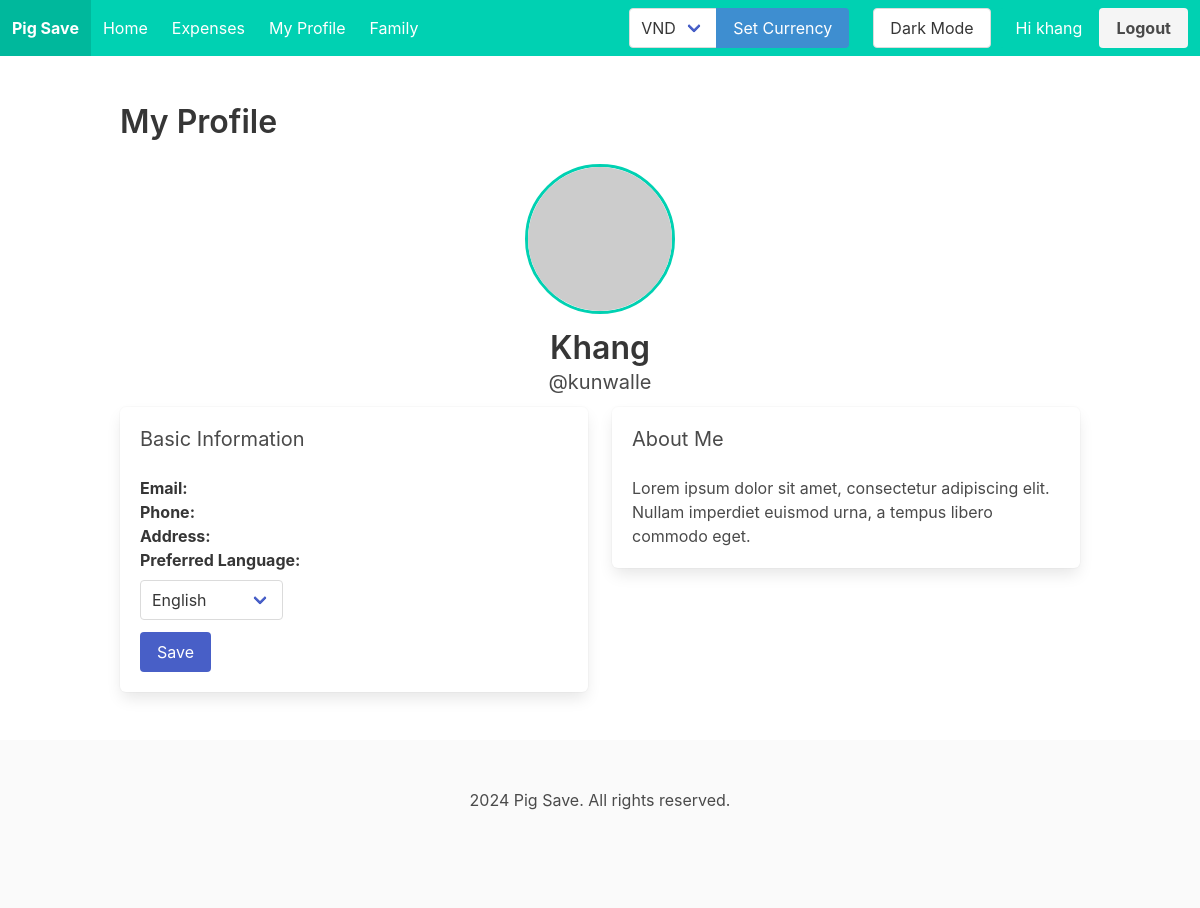
The page /profile (signed in) on the database as committed earlier.
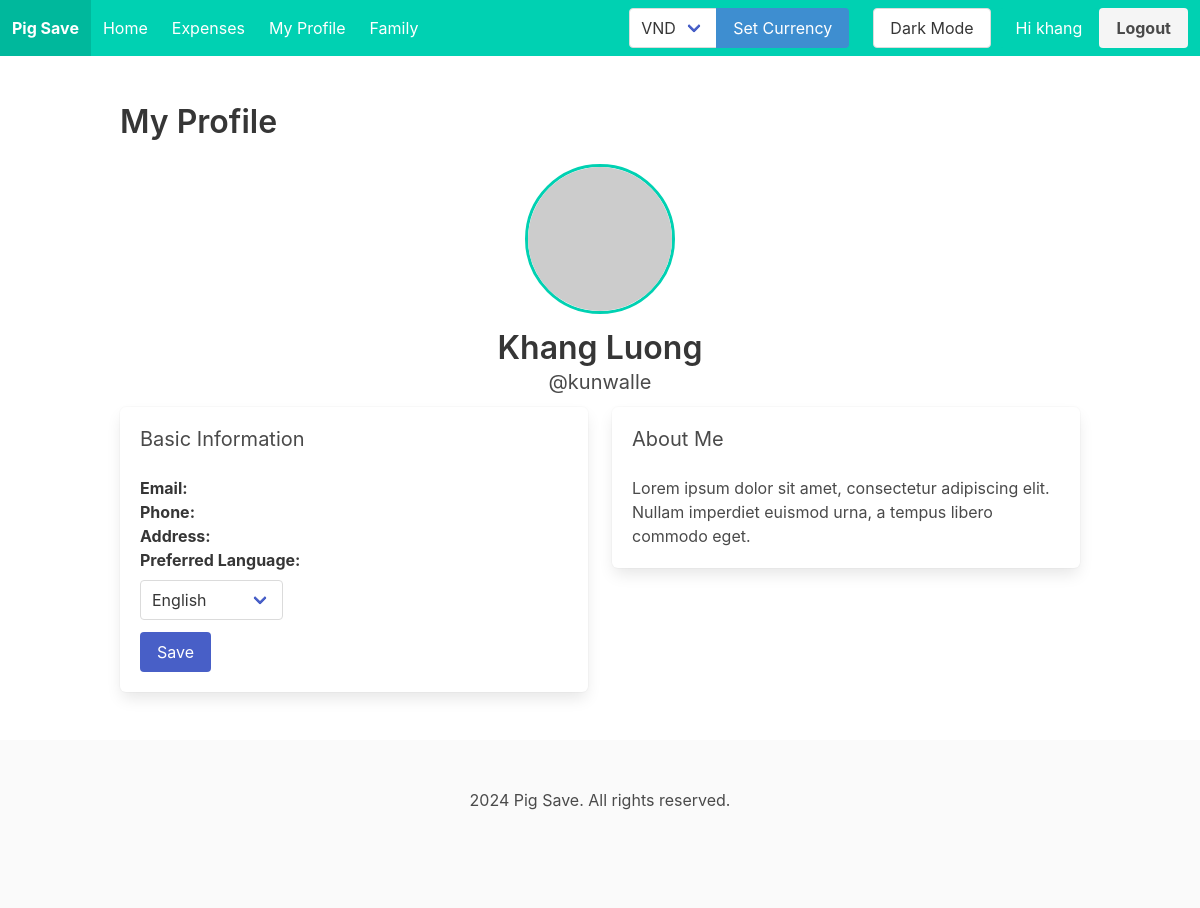
The same page on the database as committed later.
### tables this page shows
CREATE TABLE users (
            id INTEGER PRIMARY KEY AUTOINCREMENT,
            username TEXT NOT NULL UNIQUE,
            name TEXT,
            language TEXT,
            age INTERGER,
            password TEXT NOT NULL
        );

### routes.py (the view)
@routes.route('/profile')
@login_required
def profile():
    return render_template('user/profile.html')

### main.py (called while the page is built)
@app.before_request
def load_user_language():
    if current_user.is_authenticated:
        conn = sqlite3.connect('pig_save.db')
        cursor = conn.cursor()
        cursor.execute("SELECT language FROM users WHERE id = ?", (current_user.id,))
        result = cursor.fetchone()
        if result:
            g.language = result[0]
        else:
            g.language = None

def get_locale():
    language = getattr(g, 'language', None)
    if language is not None:
        return language
    return request.accept_languages.best_match(['vi', 'en'])

@login_manager.user_loader
def load_user(id):
    from models.user import User
    return User.getUser(id)

### models/user.py (called while the page is built)
    def getUser(user_id):
        conn = sqlite3.connect('pig_save.db')
        cursor = conn.cursor()
        cursor.execute('SELECT id, username, name, language, age FROM users WHERE id = ?', (user_id,))
        user = cursor.fetchone()
        conn.close()
        if user:
            return User(user[0], user[1], user[2], user[3], user[4])
        return None

### templates/user/profile.html (shortened to what this page needs)
{% extends "base.html" %}
{% block content %}
<section class="section">
    <div class="container">
        <h1 class="title">My Profile</h1>
        <div class="profile-header">
            <div class="columns is-centered">
                <div class="column has-text-centered">
                    <img src="https://via.placeholder.com/150" alt="Profile Picture" class="profile-picture">
                    <h2 class="title">{{ current_user.name }}</h2>
                    <p class="subtitle">@kunwalle</p>
                </div>
            </div>
        </div>
        <div class="profile-info">
            <div class="columns">
                <div class="column is-half">
                    <div class="box">
                        <h3 class="subtitle">Basic Information</h3>
                        <p><strong>Email:</strong> {{ current_user.email }}</p>
                        <p><strong>Phone:</strong> {{ current_user.phone }}</p>
                        <p><strong>Address:</strong> {{ current_user.address }}</p>
                        <form action="{{ url_for('main.update_language') }}" method="POST">
                            <div class="field">
                                <label class="label" for="language">Preferred Language:</label>
                                <div class="control">
                                    <div class="select">
                                        <select id="language" name="language">
                                            <option value="en" {% if current_user.language == 'en' %}selected{% endif %}>English</option>
                                        </select>
                                    </div>
                                </div>
                            </div>
                            <div class="field">
                                <div class="control">
                                    <button type="submit" class="button is-link">Save</button>
                                </div>
                            </div>
                        </form>
                    </div>
                </div>
                <div class="column is-half">
                    <div class="box">
                        <h3 class="subtitle">About Me</h3>
                        <p>Lorem ipsum dolor sit amet, consectetur adipiscing elit. Nullam imperdiet euismod urna, a tempus libero commodo eget.</p>
                    </div>
                </div>
            </div>
        </div>
    </div>
</section>
{% endblock %}

### templates/base.html (shortened to what this page needs)
<!DOCTYPE html>
<html lang="en">
  <head>
    <link
      rel="stylesheet"
      href="https://cdn.jsdelivr.net/npm/bulma@0.9.3/css/bulma.min.css"
    />
    <link
      rel="stylesheet"
      href="https://cdnjs.cloudflare.com/ajax/libs/font-awesome/5.15.3/css/all.min.css"
    />
    <link rel="stylesheet" href="static/css/darkmode.css">
  </head>
  <body>
    <nav
      class="navbar is-primary"
      role="navigation"
    >
      <div class="navbar-brand">
        <a class="navbar-item" href="{{ url_for('main.dashboard') }}">
          <strong>Pig Save</strong>
        </a>
      </div>
      <div id="navbarBasicExample" class="navbar-menu">
        <div class="navbar-start">
          <a class="navbar-item" href="{{ url_for('main.dashboard') }}">
            {{_('Home')}}
          </a>
          <a class="navbar-item" href="{{ url_for('main.expenses') }}">
            {{_('Expenses')}}
          </a>
          <a class="navbar-item" href="{{ url_for('main.profile') }}">
            {{_('My Profile')}}
          </a>
          <a class="navbar-item" href="{{ url_for('main.family') }}">
            {{_('Family')}}
          </a>
        </div>
        {% if current_user.is_authenticated %}
        {% if current_user.is_authenticated %}
<div class="navbar-end">
  <div class="navbar-item">
    <form method="POST" action="{{ url_for('main.update_currency') }}" class="field has-addons">
      <div class="control">
        <div class="select">
          <select name="currency" id="currency">
            <option value="VND" {% if session.get('currency') == 'VND' %}selected{% endif %}>VND</option>
          </select>
        </div>
      </div>
      <div class="control">
        <button type="submit" class="button is-info">Set Currency</button>
      </div>
    </form>
  </div>
  <div class="navbar-item">
    <div class="buttons">
      <button id="theme-toggle" class="button">Dark Mode</button>
      <a href="{{ url_for('main.profile') }}">
        <span class="button is-primary">Hi {{ current_user.username }}</span>
      </a>
      <a class="button is-light" href="{{ url_for('main.logout') }}">
        <strong>{{_('Logout')}}</strong>
      </a>
    </div>
  </div>
</div>
{% endif %}
        {% endif %}
      </div>
    </nav>
    <main>{% block content %} {% endblock %}</main>
    <footer class="footer">
      <div class="content has-text-centered">
        <p>2024 Pig Save. All rights reserved.</p>
      </div>
    </footer>
  </body>
</html>

Rows that differ between the two databases and show on the page:
changed users "khang": name "Khang" → "Khang Luong"; language "English" → (not shown)
Other text that changed with them:
form field language: (not shown) → "English"
